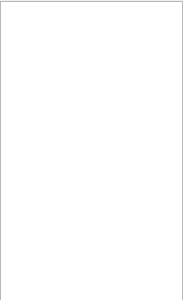
<?xml version="1.0" encoding="UTF-8"?>
<ui version="4.0">
 <class>playlist</class>
 <widget class="QWidget" name="playlist">
  <property name="geometry">
   <rect>
    <x>0</x>
    <y>0</y>
    <width>183</width>
    <height>300</height>
   </rect>
  </property>
  <property name="windowTitle">
   <string>Form</string>
  </property>
  <widget class="QListWidget" name="playerlist">
   <property name="enabled">
    <bool>true</bool>
   </property>
   <property name="geometry">
    <rect>
     <x>0</x>
     <y>1</y>
     <width>183</width>
     <height>301</height>
    </rect>
   </property>
   <property name="sizePolicy">
    <sizepolicy hsizetype="Expanding" vsizetype="Expanding">
     <horstretch>0</horstretch>
     <verstretch>0</verstretch>
    </sizepolicy>
   </property>
   <property name="resizeMode">
    <enum>QListView::Adjust</enum>
   </property>
   <property name="sortingEnabled">
    <bool>false</bool>
   </property>
  </widget>
 </widget>
 <resources/>
 <connections/>
</ui>
